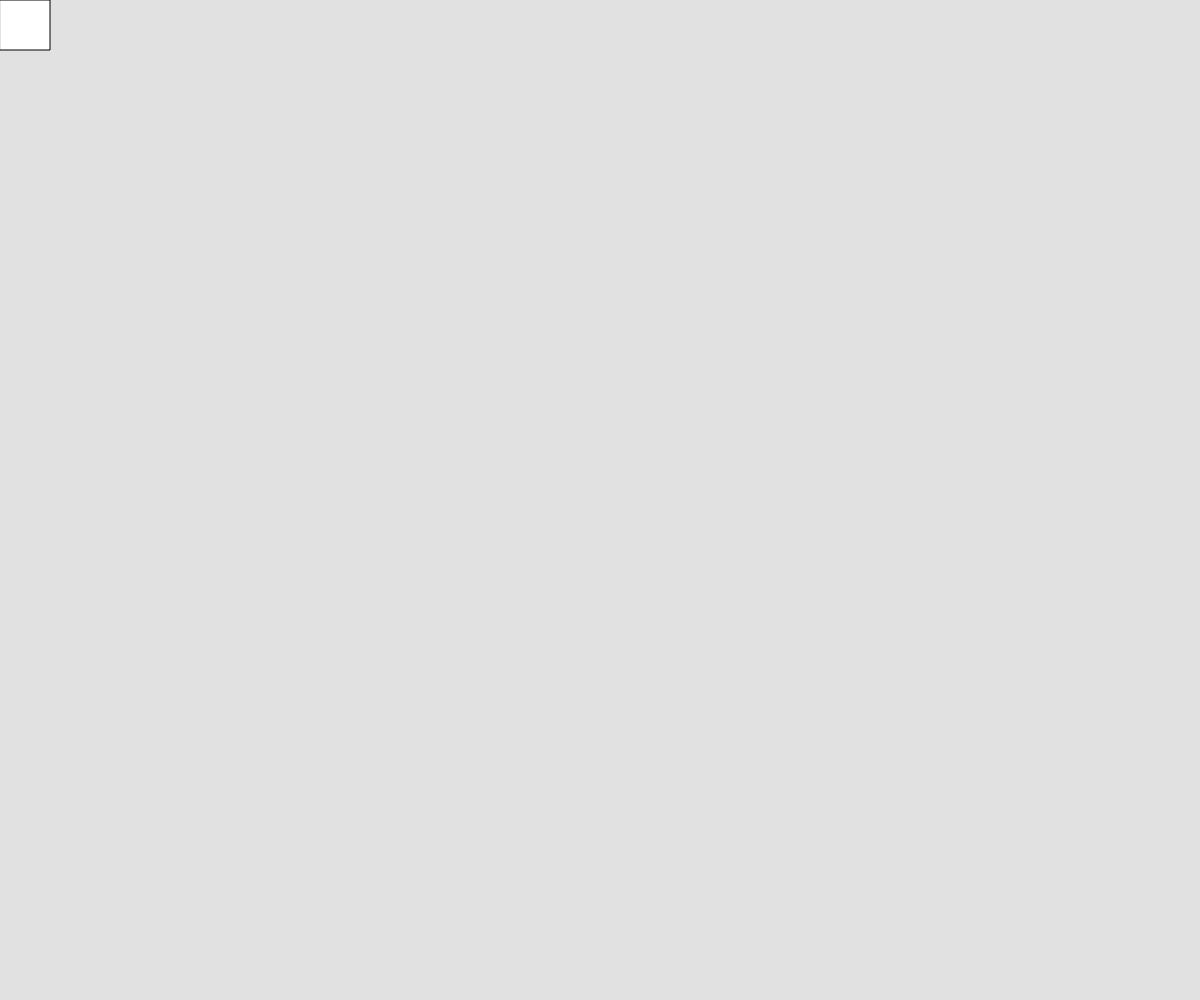
Frame 1 (no input)
Frame 60 (no input): identical to frame 1, image omitted
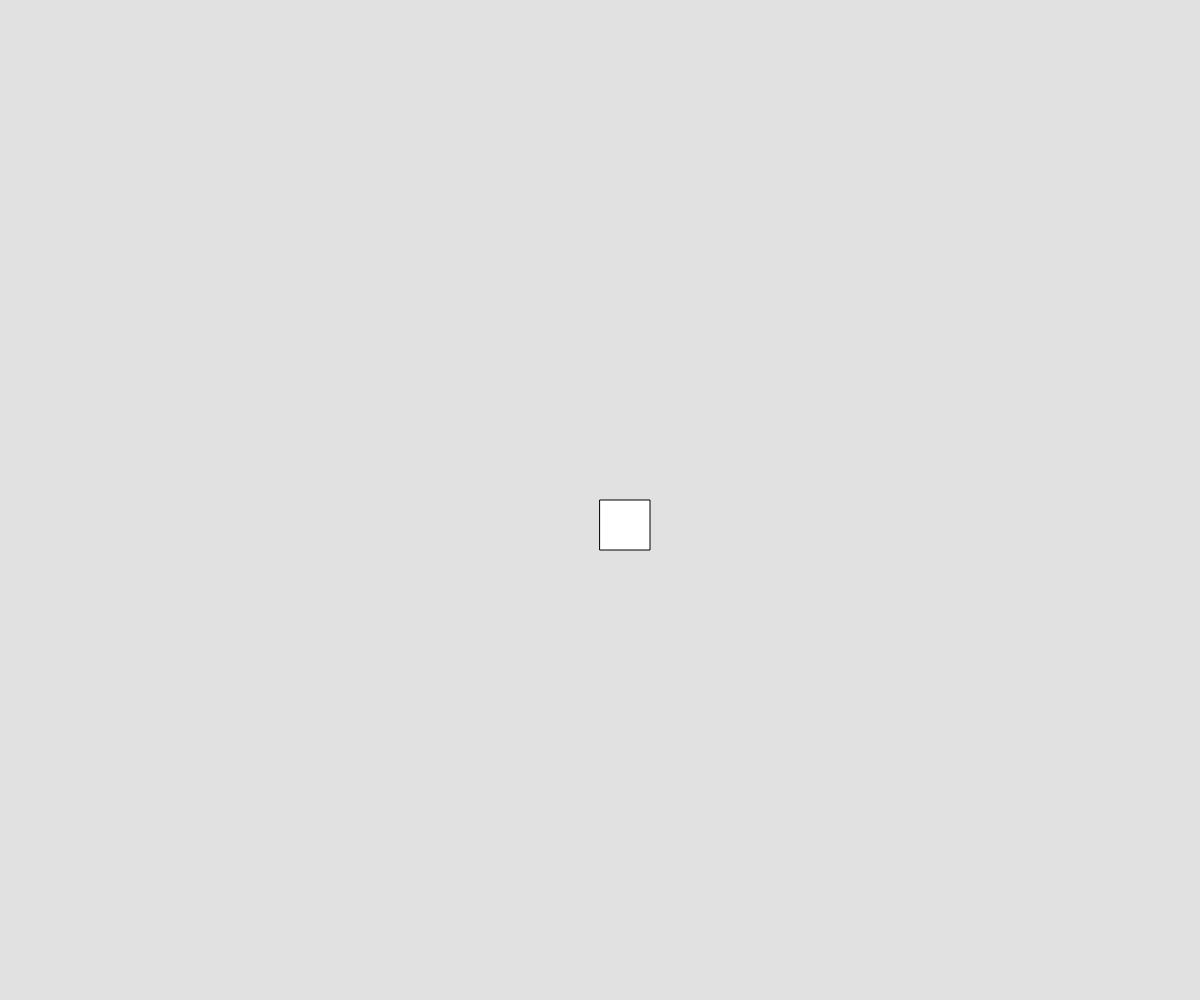
Frame 120 (the mouse pressed at the canvas centre since frame 60)

The p5.js sketch that drew these frames (run headless with seeded random() and noise() and a simulated clock; from frame 60 on, the mouse is pressed at the canvas centre):

// p5.js sketch
// ── sketch.js
// Project Title
// Your Name
// Date
//
// Extra for Experts:
// - describe what you did to take this project "above and beyond"


function setup() {
  createCanvas(windowWidth, windowHeight);
}

function draw() {
  background(225);

  square(mouseX,mouseY,50);

}
